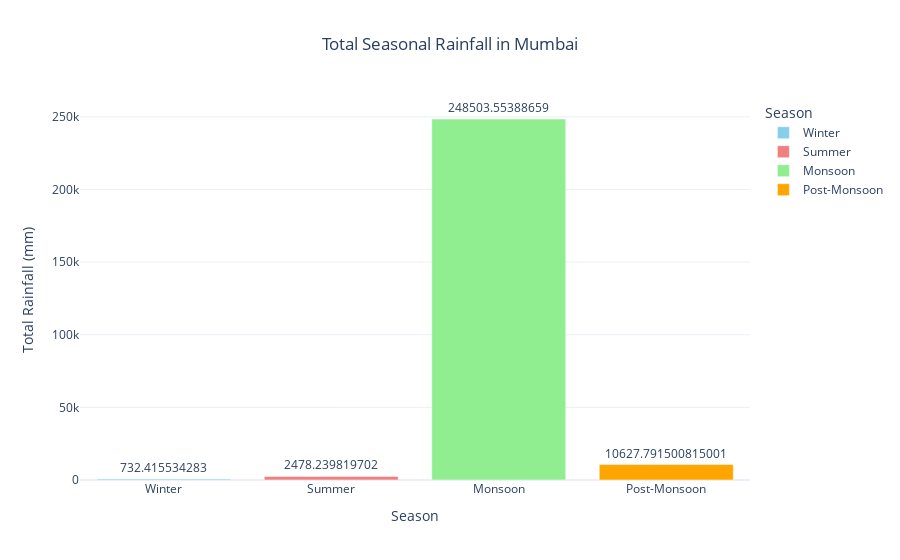

The cell this chart's notebook holds for it:
### Markdown cell above
# **Total Seasonal Rainfall In Mumbai

### Code cell
# Define seasons by grouping months
rain['Winter'] = rain[['Dec', 'Jan', 'Feb']].sum(axis=1)
rain['Summer'] = rain[['Mar', 'April', 'May']].sum(axis=1)
rain['Monsoon'] = rain[['June', 'July', 'Aug', 'Sept']].sum(axis=1)
rain['Post-Monsoon'] = rain[['Oct', 'Nov']].sum(axis=1)

# Compute the total rainfall per season
seasonal_total = rain[['Winter', 'Summer', 'Monsoon', 'Post-Monsoon']].sum()

# Prepare the data for Plotly
seasonal_total_df = pd.DataFrame({
    'Season': ['Winter', 'Summer', 'Monsoon', 'Post-Monsoon'],
    'Total Rainfall (mm)': seasonal_total.values
})

# Create the bar chart using Plotly with auto text to display scores on bars
fig = px.bar(seasonal_total_df, 
             x='Season', 
             y='Total Rainfall (mm)', 
             color='Season',
             text='Total Rainfall (mm)',   # Display the scores on top of the bars
             color_discrete_sequence=['skyblue', 'lightcoral', 'lightgreen', 'orange'],
             title='Total Seasonal Rainfall in Mumbai')

# Update layout for readability
fig.update_layout(
    xaxis_title='Season',
    yaxis_title='Total Rainfall (mm)',
    title_x=0.5,
    template='plotly_white'
)

# Display the text clearly on top of the bars
fig.update_traces(textposition='outside')

# Display the Plotly figure
fig.show()

### Figure 1 — Plotly figure (JSON) as saved in the notebook; plotly's stock layout.template omitted (floating-point values rounded to 4 significant figures)
{"data": [{"alignmentgroup": "True", "hovertemplate": "Season=%{x}<br>Total Rainfall (mm)=%{text}<extra></extra>", "legendgroup": "Winter", "marker": {"color": "skyblue", "pattern": {"shape": ""}}, "name": "Winter", "offsetgroup": "Winter", "orientation": "v", "showlegend": true, "text": [732.4], "textposition": "outside", "type": "bar", "x": ["Winter"], "xaxis": "x", "y": [732.4], "yaxis": "y"}, {"alignmentgroup": "True", "hovertemplate": "Season=%{x}<br>Total Rainfall (mm)=%{text}<extra></extra>", "legendgroup": "Summer", "marker": {"color": "lightcoral", "pattern": {"shape": ""}}, "name": "Summer", "offsetgroup": "Summer", "orientation": "v", "showlegend": true, "text": [2478.0], "textposition": "outside", "type": "bar", "x": ["Summer"], "xaxis": "x", "y": [2478.0], "yaxis": "y"}, {"alignmentgroup": "True", "hovertemplate": "Season=%{x}<br>Total Rainfall (mm)=%{text}<extra></extra>", "legendgroup": "Monsoon", "marker": {"color": "lightgreen", "pattern": {"shape": ""}}, "name": "Monsoon", "offsetgroup": "Monsoon", "orientation": "v", "showlegend": true, "text": [248500.0], "textposition": "outside", "type": "bar", "x": ["Monsoon"], "xaxis": "x", "y": [248500.0], "yaxis": "y"}, {"alignmentgroup": "True", "hovertemplate": "Season=%{x}<br>Total Rainfall (mm)=%{text}<extra></extra>", "legendgroup": "Post-Monsoon", "marker": {"color": "orange", "pattern": {"shape": ""}}, "name": "Post-Monsoon", "offsetgroup": "Post-Monsoon", "orientation": "v", "showlegend": true, "text": [10630.0], "textposition": "outside", "type": "bar", "x": ["Post-Monsoon"], "xaxis": "x", "y": [10630.0], "yaxis": "y"}], "layout": {"barmode": "relative", "legend": {"title": {"text": "Season"}, "tracegroupgap": 0}, "title": {"text": "Total Seasonal Rainfall in Mumbai", "x": 0.5}, "xaxis": {"anchor": "y", "categoryarray": ["Winter", "Summer", "Monsoon", "Post-Monsoon"], "categoryorder": "array", "domain": [0, 1], "title": {"text": "Season"}}, "yaxis": {"anchor": "x", "domain": [0, 1], "title": {"text": "Total Rainfall (mm)"}}}}
